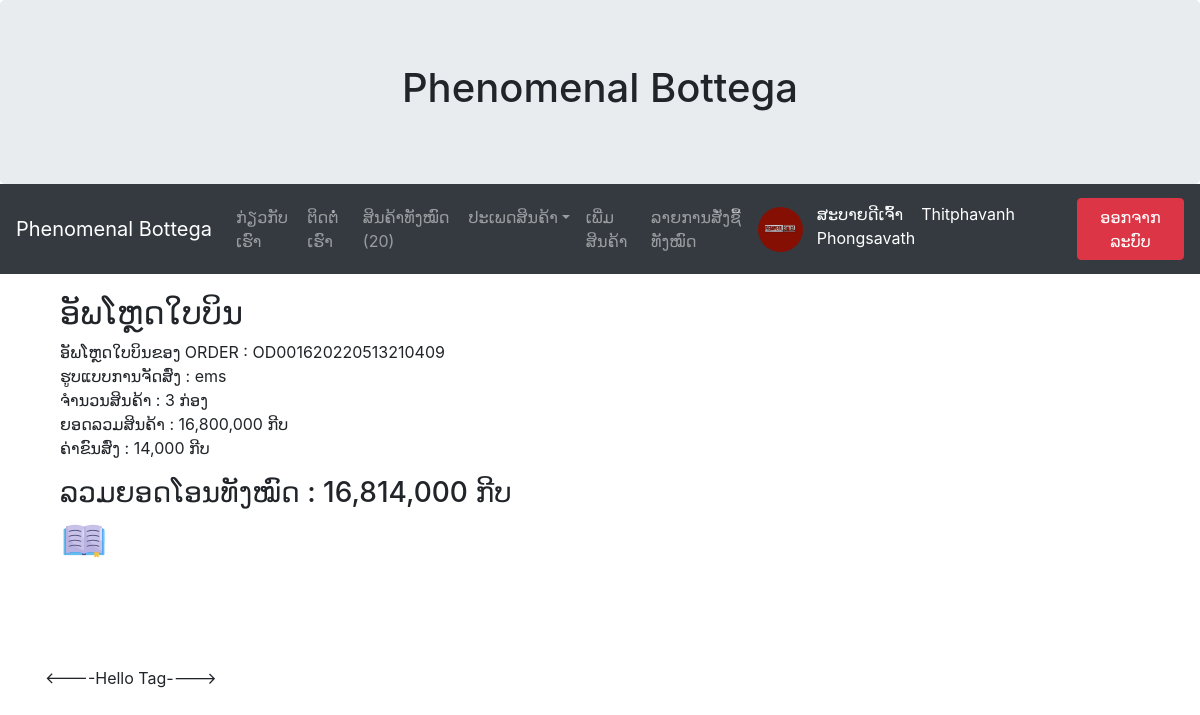
The page /uploadslip/OD001620220513210409/ (signed in) on the database its author committed.
### myapp/models.py (models this page shows, shortened)
class Profile(models.Model):
	user = models.OneToOneField(User, on_delete=models.CASCADE)
	photo = models.ImageField(upload_to="photoprofile", null=True, blank=True, default='default.png')
	usertype = models.CharField(max_length=100, default='member')
	cartquan = models.IntegerField(default=0)

class OrderPending(models.Model):
	orderid = models.CharField(max_length=100)
	user = models.ForeignKey(User, on_delete=models.CASCADE)
	name = models.CharField(max_length=100)
	tel = models.CharField(max_length=100)
	address = models.TextField()
	shipping = models.CharField(max_length=100)
	payment = models.CharField(max_length=100)  # alibaba # QR code
	other = models.TextField(blank=True, null=True)
	stamp = models.DateTimeField(auto_now_add=True, blank=True, null=True)
	paid = models.BooleanField(default=False)
	confirmed = models.BooleanField(default=False)
	slip = models.ImageField(upload_to="slip", null=True, blank=True)
	sliptime = models.CharField(max_length=100, null=True, blank=True)
	paymentid = models.CharField(max_length=100, null=True, blank=True)
	trackingnumber = models.CharField(max_length=100, null=True, blank=True)

### myapp/views.py (the view, shortened to what this page needs)
# urls.py: path('uploadslip/<str:orderid>/', UploadSlip, name='uploadslip-page'),
def UploadSlip(request, orderid):
    print('ORDER ID:', orderid)
    odlist = OrderList.objects.filter(orderid=orderid)
    total = sum([c.total for c in odlist])
    oddetail = OrderPending.objects.get(orderid=orderid)
    count = sum([c.quantity for c in odlist])  # ຄຳນວນຄ່າຂົນສົ່ງຕາມປະເພດການສົ່ງ
    if oddetail.shipping == 'ems':
        shipcost = sum([6000 if i == 0 else 4000 for i in range(count)])
    else:
        shipcost = sum([7000 if i == 0 else 3000 for i in range(count)])
    if oddetail.payment == 'cod':
        shipcost += 2000  # shipcost = shipcost + 2000
    context = {'orderid': orderid,
               'total': total,
               'shipcost': shipcost,
               'grandtotal': total + shipcost,
               'oddetail': oddetail,
               'count': count}
    return render(request, 'myapp/uploadslip.html', context)

### myapp/templatetags/custom_tags.py (called while the page is built)
@register.simple_tag
def hello_tag():  # {% hello_tag %}
    return '<----Hello Tag---->'

@register.simple_tag
def show_allproduct():
    count = Allproduct.objects.count()
    return count

@register.inclusion_tag('myapp/allcatagory.html')
def all_catagory():
    catagorys = Catagory.objects.all()
    return {'allcatagorys': catagorys}

### myapp/template/myapp/uploadslip.html (shortened to what this page needs)
{% extends 'myapp/base.html' %}
{% load humanize %}
{% block content %}
<div class="container" style="margin-bottom: 100px;">
	<h2>ອັພໂຫຼດໃບບິນ</h2>
	<p>ອັພໂຫຼດໃບບິນຂອງ ORDER : {{orderid}}<br>
		ຮູບແບບການຈັດສົ່ງ : {{oddetail.shipping}}<br>
		ຈຳນວນສິນຄ້າ : {{count|intcomma}} ກ່ອງ<br>
		ຍອດລວມສິນຄ້າ : {{total|intcomma}} ກີບ<br>
		ຄ່າຂົນສົ່ງ : {{shipcost|intcomma}} ກີບ <br>
	</p>
	<h3>ລວມຍອດໂອນທັງໝົດ : {{grandtotal|intcomma}} ກີບ</h3>
	{% if oddetail.slip %}
	<img src="{{oddetail.slip.url}}">
	{% endif %}
</div>
{% endblock content %}

### myapp/template/myapp/base.html (shortened to what this page needs)
{% load custom_tags %}
<!DOCTYPE html>
<html lang="en">
<head>
	<link rel="stylesheet" href="https://maxcdn.bootstrapcdn.com/bootstrap/4.5.2/css/bootstrap.min.css">
	<link rel="stylesheet" href="https://cdnjs.cloudflare.com/ajax/libs/font-awesome/4.7.0/css/font-awesome.min.css">
</head>
<body>
	<div class="jumbotron text-center" style="margin-bottom: 0;">
		<h1>Phenomenal Bottega</h1>
	</div>
	<nav class="navbar navbar-expand-sm bg-dark navbar-dark">
		<a class="navbar-brand" href="/">Phenomenal Bottega</a>
		<div class="collapse navbar-collapse" id="collapsibleNavbar">
			<ul class="navbar-nav mr-auto">
				<li class="nav-item">
					<a class="nav-link" href="{% url 'about-page' %}">ກ່ຽວກັບເຮົາ </a>
				</li>
				<li class="nav-item">
					<a class="nav-link" href="{% url 'contact-page' %}">ຕິດຕໍ່ເຮົາ </a>
				</li>
				<li class="nav-item">
					<a class="nav-link" href="{% url 'allproduct-page' %}">ສິນຄ້າທັງໝົດ ({% show_allproduct %})</a>
				</li>
				<li class="nav-item dropdown">
					<a class="nav-link dropdown-toggle" href="http://example.com" id="dropdown01" data-toggle="dropdown"
						aria-haspopup="true" aria-expanded="false">ປະເພດສິນຄ້າ</a>
				</li>
				{% if user.is_authenticated and user.profile.usertype == 'admin' %}
				<li class="nav-item">
					<a class="nav-link" href="{% url 'addproduct-page' %}">ເພີ່ມສິນຄ້າ </a>
				</li>
				<li class="nav-item">
					<a class="nav-link" href="{% url 'allorderlist-page' %}">ລາຍການສັ່ງຊື້ທັງໝົດ</a>
				</li>
				{% endif %}
			</ul>
			{% if user.is_authenticated %}
			<img src="{{user.profile.photo.url}}" width="45" height="45" class="rounded-circle">&nbsp&nbsp&nbsp
			<p style="color: white; margin-top: 10px;">ສະບາຍດີເຈົ້າ &nbsp&nbsp {{user.first_name}} &nbsp
				{{user.last_name}}&nbsp&nbsp&nbsp</p>
			<a class="btn btn-danger" href="/logout/">ອອກຈາກລະບົບ</a>
			{% else %}
			<a class="btn btn-primary" href="{% url 'register-page' %}">ສະໝັກສະມາຊິກ</a> &nbsp&nbsp&nbsp
			<a class="btn btn-primary" href="/login/">ເຂົ້າສູ່ລະບົບ</a>
			{% endif %}
		</div>
	</nav>
	<div class="container" style="margin-top: 20px;">
		{% block content %}
		{% endblock content %}
	</div>
	<div class="container">
		{% hello_tag %}
	</div>
</body>
</html>

### rows shown on the page
OrderPending: shipping "ems", slip (picture)

### other values the page prints
{{ user.first_name }} "Thitphavanh"
{{ user.last_name }} "Phongsavath"
{{ orderid }} "OD001620220513210409"
{{ count|intcomma }} "3"
{{ total|intcomma }} "16,800,000"
{{ shipcost|intcomma }} "14,000"
{{ grandtotal|intcomma }} "16,814,000"
